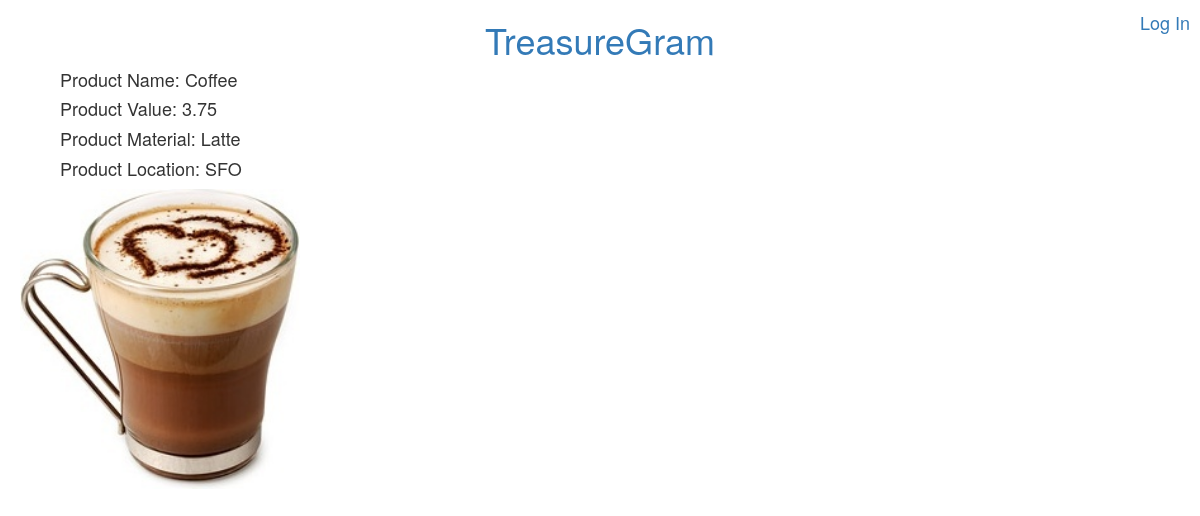
Screenshot of /15/ with the database file from the repository.
### main_app/models.py (models this page shows, shortened)
class Treasure(models.Model):
    user = models.ForeignKey(User)
    name = models.CharField(max_length=100)
    value = models.DecimalField(max_digits=10, decimal_places=2)
    material = models.CharField(max_length=100)
    location = models.CharField(max_length=100)
    image = models.ImageField(upload_to='treasure_images', default='media/default.png')
    likes = models.IntegerField(default=0)

### main_app/views.py (the view)
# urls.py: url(r'^([0-9]+)/$', views.detail, name='detail'),
def detail(request,treasure_id):
    treasure = Treasure.objects.get(id = treasure_id)
    return render(request,'detail.html', {'treasure': treasure})

### main_app/templates/detail.html
{% extends 'base.html' %}
{% load staticfiles %}
{% block content %}
    <h4>Product Name: {{ treasure.name }}</h4>
    <h4>Product Value: {{ treasure.value }}</h4>
    <h4>Product Material: {{ treasure.material }}</h4>
    <h4>Product Location: {{ treasure.location }}</h4>
    <img class="myImage" src="{{ treasure.image.url }}" >
{% endblock %}

### main_app/static/style.css (style rules this page uses)
body { background-color: #ddd; font-size: 16px; padding: 0; margin: 0; }
.myImage { float: auto; padding-left: 20px; height: 300px; width: 300px; }
h4 { color: green; padding-left: 60px; }

### rows the page displays
Treasure: name "Coffee", value "3.75", material "Latte", location "SFO", image (picture)
